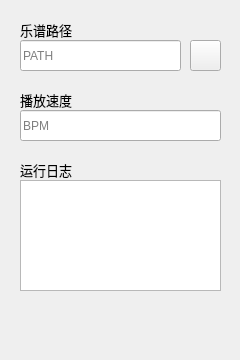
<?xml version="1.0" encoding="UTF-8"?>
<ui version="4.0">
 <class>Form</class>
 <widget class="QWidget" name="Form">
  <property name="geometry">
   <rect>
    <x>0</x>
    <y>0</y>
    <width>240</width>
    <height>360</height>
   </rect>
  </property>
  <property name="minimumSize">
   <size>
    <width>240</width>
    <height>360</height>
   </size>
  </property>
  <property name="maximumSize">
   <size>
    <width>240</width>
    <height>360</height>
   </size>
  </property>
  <property name="windowTitle">
   <string>原琴</string>
  </property>
  <property name="windowIcon">
   <iconset resource="icons.qrc">
    <normaloff>:/icons/res/icon.png</normaloff>:/icons/res/icon.png</iconset>
  </property>
  <widget class="QLineEdit" name="lineEdit_path">
   <property name="geometry">
    <rect>
     <x>20</x>
     <y>40</y>
     <width>161</width>
     <height>31</height>
    </rect>
   </property>
   <property name="placeholderText">
    <string>PATH</string>
   </property>
  </widget>
  <widget class="QLineEdit" name="lineEdit_bpm">
   <property name="geometry">
    <rect>
     <x>20</x>
     <y>110</y>
     <width>201</width>
     <height>31</height>
    </rect>
   </property>
   <property name="placeholderText">
    <string>BPM</string>
   </property>
  </widget>
  <widget class="QTextEdit" name="textEdit_log">
   <property name="geometry">
    <rect>
     <x>20</x>
     <y>180</y>
     <width>201</width>
     <height>111</height>
    </rect>
   </property>
   <property name="readOnly">
    <bool>true</bool>
   </property>
  </widget>
  <widget class="QPushButton" name="pushButton_start">
   <property name="geometry">
    <rect>
     <x>130</x>
     <y>310</y>
     <width>21</width>
     <height>21</height>
    </rect>
   </property>
   <property name="styleSheet">
    <string notr="true">border: none</string>
   </property>
   <property name="text">
    <string/>
   </property>
   <property name="icon">
    <iconset resource="icons.qrc">
     <normaloff>:/icons/res/start_dark.svg</normaloff>:/icons/res/start_dark.svg</iconset>
   </property>
   <property name="iconSize">
    <size>
     <width>16</width>
     <height>16</height>
    </size>
   </property>
   <property name="checkable">
    <bool>false</bool>
   </property>
   <property name="checked">
    <bool>false</bool>
   </property>
  </widget>
  <widget class="QPushButton" name="pushButton_pause">
   <property name="geometry">
    <rect>
     <x>160</x>
     <y>310</y>
     <width>21</width>
     <height>21</height>
    </rect>
   </property>
   <property name="styleSheet">
    <string notr="true">border: none</string>
   </property>
   <property name="text">
    <string/>
   </property>
   <property name="icon">
    <iconset resource="icons.qrc">
     <normaloff>:/icons/res/pause_dark.svg</normaloff>:/icons/res/pause_dark.svg</iconset>
   </property>
  </widget>
  <widget class="QPushButton" name="pushButton_stop">
   <property name="geometry">
    <rect>
     <x>190</x>
     <y>310</y>
     <width>21</width>
     <height>21</height>
    </rect>
   </property>
   <property name="styleSheet">
    <string notr="true">border: none</string>
   </property>
   <property name="text">
    <string/>
   </property>
   <property name="icon">
    <iconset resource="icons.qrc">
     <normaloff>:/icons/res/stop_dark.svg</normaloff>:/icons/res/stop_dark.svg</iconset>
   </property>
  </widget>
  <widget class="QLabel" name="label_path">
   <property name="geometry">
    <rect>
     <x>20</x>
     <y>20</y>
     <width>61</width>
     <height>21</height>
    </rect>
   </property>
   <property name="font">
    <font>
     <pointsize>10</pointsize>
    </font>
   </property>
   <property name="text">
    <string>乐谱路径</string>
   </property>
   <property name="alignment">
    <set>Qt::AlignmentFlag::AlignLeading|Qt::AlignmentFlag::AlignLeft|Qt::AlignmentFlag::AlignTop</set>
   </property>
  </widget>
  <widget class="QLabel" name="label_bpm">
   <property name="geometry">
    <rect>
     <x>20</x>
     <y>90</y>
     <width>61</width>
     <height>21</height>
    </rect>
   </property>
   <property name="font">
    <font>
     <pointsize>10</pointsize>
    </font>
   </property>
   <property name="text">
    <string>播放速度</string>
   </property>
   <property name="alignment">
    <set>Qt::AlignmentFlag::AlignLeading|Qt::AlignmentFlag::AlignLeft|Qt::AlignmentFlag::AlignTop</set>
   </property>
  </widget>
  <widget class="QLabel" name="label_log">
   <property name="geometry">
    <rect>
     <x>20</x>
     <y>160</y>
     <width>61</width>
     <height>21</height>
    </rect>
   </property>
   <property name="font">
    <font>
     <pointsize>10</pointsize>
    </font>
   </property>
   <property name="text">
    <string>运行日志</string>
   </property>
   <property name="alignment">
    <set>Qt::AlignmentFlag::AlignLeading|Qt::AlignmentFlag::AlignLeft|Qt::AlignmentFlag::AlignTop</set>
   </property>
  </widget>
  <widget class="QPushButton" name="pushButton_select">
   <property name="geometry">
    <rect>
     <x>190</x>
     <y>40</y>
     <width>31</width>
     <height>31</height>
    </rect>
   </property>
   <property name="sizePolicy">
    <sizepolicy hsizetype="Fixed" vsizetype="Fixed">
     <horstretch>0</horstretch>
     <verstretch>0</verstretch>
    </sizepolicy>
   </property>
   <property name="text">
    <string/>
   </property>
   <property name="icon">
    <iconset theme="folder-open"/>
   </property>
   <property name="iconSize">
    <size>
     <width>14</width>
     <height>14</height>
    </size>
   </property>
  </widget>
 </widget>
 <resources>
  <include location="icons.qrc"/>
 </resources>
 <connections/>
</ui>
